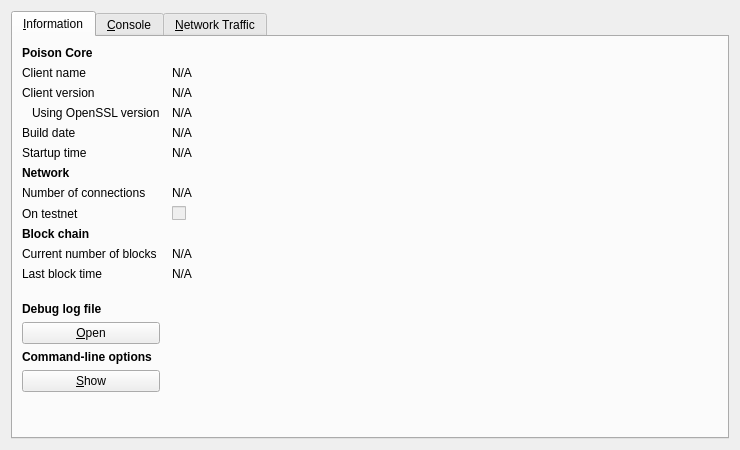
<?xml version="1.0" encoding="UTF-8"?>
<ui version="4.0">
 <class>RPCConsole</class>
 <widget class="QDialog" name="RPCConsole">
  <property name="geometry">
   <rect>
    <x>0</x>
    <y>0</y>
    <width>740</width>
    <height>450</height>
   </rect>
  </property>
  <property name="windowTitle">
   <string>Poison - Debug window</string>
  </property>
  <layout class="QVBoxLayout" name="verticalLayout_2">
   <item>
    <widget class="QTabWidget" name="tabWidget">
     <property name="currentIndex">
      <number>0</number>
     </property>
     <widget class="QWidget" name="tab_info">
      <attribute name="title">
       <string>&amp;Information</string>
      </attribute>
      <layout class="QGridLayout" name="gridLayout" columnstretch="0,1">
       <property name="horizontalSpacing">
        <number>12</number>
       </property>
       <item row="0" column="0">
        <widget class="QLabel" name="label_9">
         <property name="font">
          <font>
           <weight>75</weight>
           <bold>true</bold>
          </font>
         </property>
         <property name="text">
          <string>Poison Core</string>
         </property>
        </widget>
       </item>
       <item row="1" column="0">
        <widget class="QLabel" name="label_5">
         <property name="text">
          <string>Client name</string>
         </property>
        </widget>
       </item>
       <item row="1" column="1">
        <widget class="QLabel" name="clientName">
         <property name="cursor">
          <cursorShape>IBeamCursor</cursorShape>
         </property>
         <property name="text">
          <string>N/A</string>
         </property>
         <property name="textFormat">
          <enum>Qt::PlainText</enum>
         </property>
         <property name="textInteractionFlags">
          <set>Qt::LinksAccessibleByMouse|Qt::TextSelectableByKeyboard|Qt::TextSelectableByMouse</set>
         </property>
        </widget>
       </item>
       <item row="2" column="0">
        <widget class="QLabel" name="label_6">
         <property name="text">
          <string>Client version</string>
         </property>
        </widget>
       </item>
       <item row="2" column="1">
        <widget class="QLabel" name="clientVersion">
         <property name="cursor">
          <cursorShape>IBeamCursor</cursorShape>
         </property>
         <property name="text">
          <string>N/A</string>
         </property>
         <property name="textFormat">
          <enum>Qt::PlainText</enum>
         </property>
         <property name="textInteractionFlags">
          <set>Qt::LinksAccessibleByMouse|Qt::TextSelectableByKeyboard|Qt::TextSelectableByMouse</set>
         </property>
        </widget>
       </item>
       <item row="3" column="0">
        <widget class="QLabel" name="label_14">
         <property name="text">
          <string>Using OpenSSL version</string>
         </property>
         <property name="indent">
          <number>10</number>
         </property>
        </widget>
       </item>
       <item row="3" column="1">
        <widget class="QLabel" name="openSSLVersion">
         <property name="cursor">
          <cursorShape>IBeamCursor</cursorShape>
         </property>
         <property name="text">
          <string>N/A</string>
         </property>
         <property name="textFormat">
          <enum>Qt::PlainText</enum>
         </property>
         <property name="textInteractionFlags">
          <set>Qt::LinksAccessibleByMouse|Qt::TextSelectableByKeyboard|Qt::TextSelectableByMouse</set>
         </property>
        </widget>
       </item>
       <item row="4" column="0">
        <widget class="QLabel" name="label_12">
         <property name="text">
          <string>Build date</string>
         </property>
        </widget>
       </item>
       <item row="4" column="1">
        <widget class="QLabel" name="buildDate">
         <property name="cursor">
          <cursorShape>IBeamCursor</cursorShape>
         </property>
         <property name="text">
          <string>N/A</string>
         </property>
         <property name="textFormat">
          <enum>Qt::PlainText</enum>
         </property>
         <property name="textInteractionFlags">
          <set>Qt::LinksAccessibleByMouse|Qt::TextSelectableByKeyboard|Qt::TextSelectableByMouse</set>
         </property>
        </widget>
       </item>
       <item row="5" column="0">
        <widget class="QLabel" name="label_13">
         <property name="text">
          <string>Startup time</string>
         </property>
        </widget>
       </item>
       <item row="5" column="1">
        <widget class="QLabel" name="startupTime">
         <property name="cursor">
          <cursorShape>IBeamCursor</cursorShape>
         </property>
         <property name="text">
          <string>N/A</string>
         </property>
         <property name="textFormat">
          <enum>Qt::PlainText</enum>
         </property>
         <property name="textInteractionFlags">
          <set>Qt::LinksAccessibleByMouse|Qt::TextSelectableByKeyboard|Qt::TextSelectableByMouse</set>
         </property>
        </widget>
       </item>
       <item row="6" column="0">
        <widget class="QLabel" name="label_11">
         <property name="font">
          <font>
           <weight>75</weight>
           <bold>true</bold>
          </font>
         </property>
         <property name="text">
          <string>Network</string>
         </property>
        </widget>
       </item>
       <item row="7" column="0">
        <widget class="QLabel" name="label_7">
         <property name="text">
          <string>Number of connections</string>
         </property>
        </widget>
       </item>
       <item row="7" column="1">
        <widget class="QLabel" name="numberOfConnections">
         <property name="cursor">
          <cursorShape>IBeamCursor</cursorShape>
         </property>
         <property name="text">
          <string>N/A</string>
         </property>
         <property name="textFormat">
          <enum>Qt::PlainText</enum>
         </property>
         <property name="textInteractionFlags">
          <set>Qt::LinksAccessibleByMouse|Qt::TextSelectableByKeyboard|Qt::TextSelectableByMouse</set>
         </property>
        </widget>
       </item>
       <item row="8" column="0">
        <widget class="QLabel" name="label_8">
         <property name="text">
          <string>On testnet</string>
         </property>
        </widget>
       </item>
       <item row="8" column="1">
        <widget class="QCheckBox" name="isTestNet">
         <property name="enabled">
          <bool>false</bool>
         </property>
         <property name="text">
          <string/>
         </property>
        </widget>
       </item>
       <item row="9" column="0">
        <widget class="QLabel" name="label_10">
         <property name="font">
          <font>
           <weight>75</weight>
           <bold>true</bold>
          </font>
         </property>
         <property name="text">
          <string>Block chain</string>
         </property>
        </widget>
       </item>
       <item row="10" column="0">
        <widget class="QLabel" name="label_3">
         <property name="text">
          <string>Current number of blocks</string>
         </property>
        </widget>
       </item>
       <item row="10" column="1">
        <widget class="QLabel" name="numberOfBlocks">
         <property name="cursor">
          <cursorShape>IBeamCursor</cursorShape>
         </property>
         <property name="text">
          <string>N/A</string>
         </property>
         <property name="textFormat">
          <enum>Qt::PlainText</enum>
         </property>
         <property name="textInteractionFlags">
          <set>Qt::LinksAccessibleByMouse|Qt::TextSelectableByKeyboard|Qt::TextSelectableByMouse</set>
         </property>
        </widget>
       </item>
       <item row="11" column="0">
        <widget class="QLabel" name="label_2">
         <property name="text">
          <string>Last block time</string>
         </property>
        </widget>
       </item>
       <item row="11" column="1">
        <widget class="QLabel" name="lastBlockTime">
         <property name="cursor">
          <cursorShape>IBeamCursor</cursorShape>
         </property>
         <property name="text">
          <string>N/A</string>
         </property>
         <property name="textFormat">
          <enum>Qt::PlainText</enum>
         </property>
         <property name="textInteractionFlags">
          <set>Qt::LinksAccessibleByMouse|Qt::TextSelectableByKeyboard|Qt::TextSelectableByMouse</set>
         </property>
        </widget>
       </item>
       <item row="12" column="0">
        <spacer name="verticalSpacer_2">
         <property name="orientation">
          <enum>Qt::Vertical</enum>
         </property>
         <property name="sizeHint" stdset="0">
          <size>
           <width>20</width>
           <height>20</height>
          </size>
         </property>
        </spacer>
       </item>
       <item row="13" column="0">
        <widget class="QLabel" name="labelDebugLogfile">
         <property name="font">
          <font>
           <weight>75</weight>
           <bold>true</bold>
          </font>
         </property>
         <property name="text">
          <string>Debug log file</string>
         </property>
        </widget>
       </item>
       <item row="14" column="0">
        <widget class="QPushButton" name="openDebugLogfileButton">
         <property name="toolTip">
          <string>Open the Poison debug log file from the current data directory. This can take a few seconds for large log files.</string>
         </property>
         <property name="text">
          <string>&amp;Open</string>
         </property>
         <property name="autoDefault">
          <bool>false</bool>
         </property>
        </widget>
       </item>
       <item row="15" column="0">
        <widget class="QLabel" name="labelCLOptions">
         <property name="font">
          <font>
           <weight>75</weight>
           <bold>true</bold>
          </font>
         </property>
         <property name="text">
          <string>Command-line options</string>
         </property>
        </widget>
       </item>
       <item row="16" column="0">
        <widget class="QPushButton" name="showCLOptionsButton">
         <property name="toolTip">
          <string>Show the Poison-Qt help message to get a list with possible Poison command-line options.</string>
         </property>
         <property name="text">
          <string>&amp;Show</string>
         </property>
         <property name="autoDefault">
          <bool>false</bool>
         </property>
        </widget>
       </item>
       <item row="17" column="0">
        <spacer name="verticalSpacer">
         <property name="orientation">
          <enum>Qt::Vertical</enum>
         </property>
         <property name="sizeHint" stdset="0">
          <size>
           <width>20</width>
           <height>40</height>
          </size>
         </property>
        </spacer>
       </item>
      </layout>
     </widget>
     <widget class="QWidget" name="tab_console">
      <attribute name="title">
       <string>&amp;Console</string>
      </attribute>
      <layout class="QVBoxLayout" name="verticalLayout_3">
       <property name="spacing">
        <number>3</number>
       </property>
       <item>
        <widget class="QTextEdit" name="messagesWidget">
         <property name="minimumSize">
          <size>
           <width>0</width>
           <height>100</height>
          </size>
         </property>
         <property name="readOnly">
          <bool>true</bool>
         </property>
         <property name="tabKeyNavigation" stdset="0">
          <bool>false</bool>
         </property>
         <property name="columnCount" stdset="0">
          <number>2</number>
         </property>
        </widget>
       </item>
       <item>
        <layout class="QHBoxLayout" name="horizontalLayout">
         <property name="spacing">
          <number>3</number>
         </property>
         <item>
          <widget class="QLabel" name="label">
           <property name="text">
            <string notr="true">&gt;</string>
           </property>
          </widget>
         </item>
         <item>
          <widget class="QLineEdit" name="lineEdit"/>
         </item>
         <item>
          <widget class="QPushButton" name="clearButton">
           <property name="maximumSize">
            <size>
             <width>24</width>
             <height>24</height>
            </size>
           </property>
           <property name="toolTip">
            <string>Clear console</string>
           </property>
           <property name="text">
            <string/>
           </property>
           <property name="icon">
            <iconset resource="../bitcoin.qrc">
             <normaloff>:/icons/remove</normaloff>:/icons/remove</iconset>
           </property>
           <property name="shortcut">
            <string notr="true">Ctrl+L</string>
           </property>
           <property name="autoDefault">
            <bool>false</bool>
           </property>
          </widget>
         </item>
        </layout>
       </item>
      </layout>
     </widget>
     <widget class="QWidget" name="tab">
      <attribute name="title">
       <string>&amp;Network Traffic</string>
      </attribute>
      <layout class="QHBoxLayout" name="horizontalLayout_3">
       <item>
        <layout class="QVBoxLayout" name="verticalLayout_4">
         <item>
          <widget class="TrafficGraphWidget" name="trafficGraph" native="true">
           <property name="sizePolicy">
            <sizepolicy hsizetype="Expanding" vsizetype="Expanding">
             <horstretch>0</horstretch>
             <verstretch>0</verstretch>
            </sizepolicy>
           </property>
          </widget>
         </item>
         <item>
          <layout class="QHBoxLayout" name="horizontalLayout_2">
           <item>
            <widget class="QSlider" name="sldGraphRange">
             <property name="minimum">
              <number>1</number>
             </property>
             <property name="maximum">
              <number>288</number>
             </property>
             <property name="pageStep">
              <number>12</number>
             </property>
             <property name="value">
              <number>6</number>
             </property>
             <property name="orientation">
              <enum>Qt::Horizontal</enum>
             </property>
            </widget>
           </item>
           <item>
            <widget class="QLabel" name="lblGraphRange">
             <property name="minimumSize">
              <size>
               <width>100</width>
               <height>0</height>
              </size>
             </property>
             <property name="alignment">
              <set>Qt::AlignCenter</set>
             </property>
            </widget>
           </item>
           <item>
            <widget class="QPushButton" name="btnClearTrafficGraph">
             <property name="text">
              <string>&amp;Clear</string>
             </property>
            </widget>
           </item>
          </layout>
         </item>
        </layout>
       </item>
       <item>
        <layout class="QVBoxLayout" name="verticalLayout">
         <item>
          <widget class="QGroupBox" name="groupBox">
           <property name="title">
            <string>Totals</string>
           </property>
           <layout class="QVBoxLayout" name="verticalLayout_5">
            <item>
             <layout class="QHBoxLayout" name="horizontalLayout_4">
              <item>
               <widget class="Line" name="line">
                <property name="sizePolicy">
                 <sizepolicy hsizetype="Fixed" vsizetype="Fixed">
                  <horstretch>0</horstretch>
                  <verstretch>0</verstretch>
                 </sizepolicy>
                </property>
                <property name="minimumSize">
                 <size>
                  <width>10</width>
                  <height>0</height>
                 </size>
                </property>
                <property name="palette">
                 <palette>
                  <active>
                   <colorrole role="Light">
                    <brush brushstyle="SolidPattern">
                     <color alpha="255">
                      <red>0</red>
                      <green>255</green>
                      <blue>0</blue>
                     </color>
                    </brush>
                   </colorrole>
                  </active>
                  <inactive>
                   <colorrole role="Light">
                    <brush brushstyle="SolidPattern">
                     <color alpha="255">
                      <red>0</red>
                      <green>255</green>
                      <blue>0</blue>
                     </color>
                    </brush>
                   </colorrole>
                  </inactive>
                  <disabled>
                   <colorrole role="Light">
                    <brush brushstyle="SolidPattern">
                     <color alpha="255">
                      <red>0</red>
                      <green>255</green>
                      <blue>0</blue>
                     </color>
                    </brush>
                   </colorrole>
                  </disabled>
                 </palette>
                </property>
                <property name="orientation">
                 <enum>Qt::Horizontal</enum>
                </property>
               </widget>
              </item>
              <item>
               <widget class="QLabel" name="label_16">
                <property name="text">
                 <string>In:</string>
                </property>
               </widget>
              </item>
              <item>
               <widget class="QLabel" name="lblBytesIn">
                <property name="minimumSize">
                 <size>
                  <width>50</width>
                  <height>0</height>
                 </size>
                </property>
                <property name="alignment">
                 <set>Qt::AlignRight|Qt::AlignTrailing|Qt::AlignVCenter</set>
                </property>
               </widget>
              </item>
             </layout>
            </item>
            <item>
             <layout class="QHBoxLayout" name="horizontalLayout_5">
              <item>
               <widget class="Line" name="line_2">
                <property name="sizePolicy">
                 <sizepolicy hsizetype="Fixed" vsizetype="Fixed">
                  <horstretch>0</horstretch>
                  <verstretch>0</verstretch>
                 </sizepolicy>
                </property>
                <property name="minimumSize">
                 <size>
                  <width>10</width>
                  <height>0</height>
                 </size>
                </property>
                <property name="palette">
                 <palette>
                  <active>
                   <colorrole role="Light">
                    <brush brushstyle="SolidPattern">
                     <color alpha="255">
                      <red>255</red>
                      <green>0</green>
                      <blue>0</blue>
                     </color>
                    </brush>
                   </colorrole>
                  </active>
                  <inactive>
                   <colorrole role="Light">
                    <brush brushstyle="SolidPattern">
                     <color alpha="255">
                      <red>255</red>
                      <green>0</green>
                      <blue>0</blue>
                     </color>
                    </brush>
                   </colorrole>
                  </inactive>
                  <disabled>
                   <colorrole role="Light">
                    <brush brushstyle="SolidPattern">
                     <color alpha="255">
                      <red>255</red>
                      <green>0</green>
                      <blue>0</blue>
                     </color>
                    </brush>
                   </colorrole>
                  </disabled>
                 </palette>
                </property>
                <property name="orientation">
                 <enum>Qt::Horizontal</enum>
                </property>
               </widget>
              </item>
              <item>
               <widget class="QLabel" name="label_17">
                <property name="text">
                 <string>Out:</string>
                </property>
               </widget>
              </item>
              <item>
               <widget class="QLabel" name="lblBytesOut">
                <property name="minimumSize">
                 <size>
                  <width>50</width>
                  <height>0</height>
                 </size>
                </property>
                <property name="alignment">
                 <set>Qt::AlignRight|Qt::AlignTrailing|Qt::AlignVCenter</set>
                </property>
               </widget>
              </item>
             </layout>
            </item>
            <item>
             <spacer name="verticalSpacer_4">
              <property name="orientation">
               <enum>Qt::Vertical</enum>
              </property>
              <property name="sizeHint" stdset="0">
               <size>
                <width>20</width>
                <height>407</height>
               </size>
              </property>
             </spacer>
            </item>
           </layout>
          </widget>
         </item>
        </layout>
       </item>
      </layout>
     </widget>
    </widget>
   </item>
  </layout>
 </widget>
 <customwidgets>
  <customwidget>
   <class>TrafficGraphWidget</class>
   <extends>QWidget</extends>
   <header>trafficgraphwidget.h</header>
   <container>1</container>
   <slots>
    <slot>clear()</slot>
   </slots>
  </customwidget>
 </customwidgets>
 <resources>
  <include location="../bitcoin.qrc"/>
 </resources>
 <connections/>
</ui>
